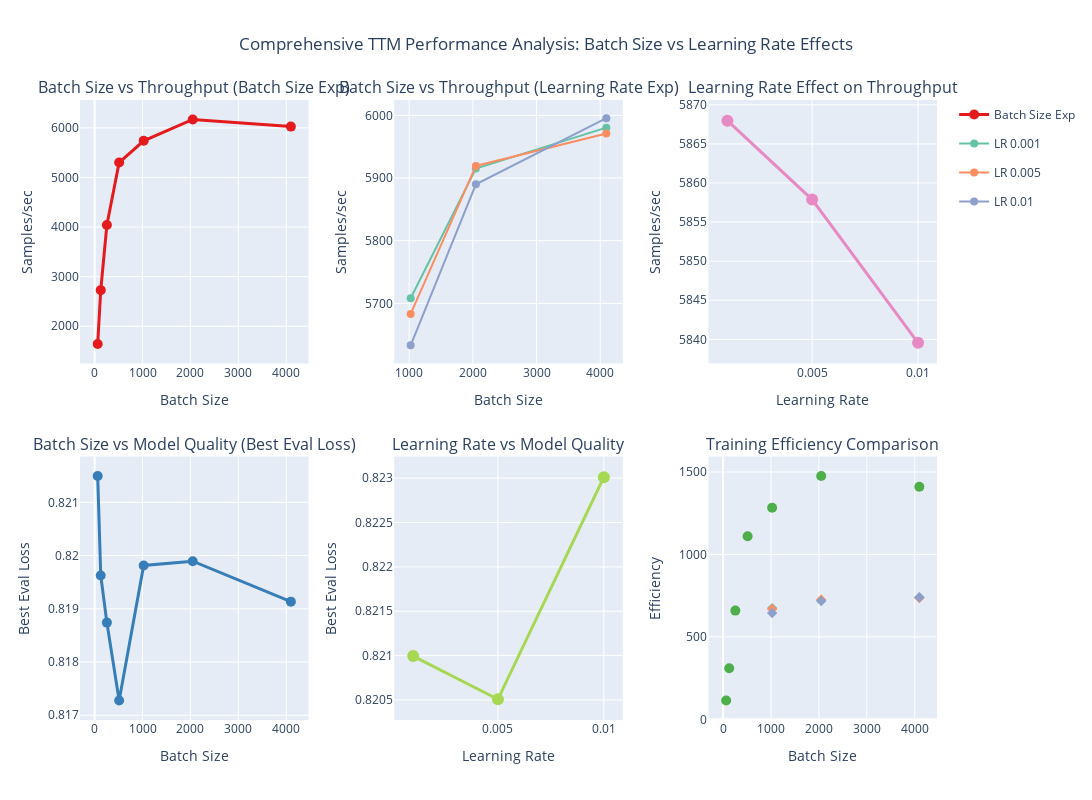

The cell this chart's notebook holds for it:
### Code cell
# Create a comprehensive comparison visualization
def create_comprehensive_comparison_plots(batch_df, lr_df):
    """Create side-by-side comparison of batch size and learning rate effects"""
    
    fig = make_subplots(
        rows=2, cols=3,
        subplot_titles=[
            "Batch Size vs Throughput (Batch Size Exp)",
            "Batch Size vs Throughput (Learning Rate Exp)", 
            "Learning Rate Effect on Throughput",
            "Batch Size vs Model Quality (Best Eval Loss)",
            "Learning Rate vs Model Quality", 
            "Training Efficiency Comparison"
        ],
        vertical_spacing=0.15,
        horizontal_spacing=0.1
    )
    
    colors_batch = px.colors.qualitative.Set1
    colors_lr = px.colors.qualitative.Set2
    
    # 1. Batch Size vs Throughput (from batch size experiments)
    batch_clean = batch_df.dropna(subset=['batch_size', 'training_samples_per_second'])
    if len(batch_clean) > 0:
        fig.add_trace(
            go.Scatter(
                x=batch_clean['batch_size'],
                y=batch_clean['training_samples_per_second'],
                mode='markers+lines',
                name='Batch Size Exp',
                marker=dict(size=10, color=colors_batch[0]),
                line=dict(color=colors_batch[0], width=3),
                hovertemplate="<b>Batch Size Exp</b><br>Batch Size: %{x}<br>Throughput: %{y:.0f}<extra></extra>",
                showlegend=True
            ),
            row=1, col=1
        )
    
    # 2. Batch Size vs Throughput (from learning rate experiments)
    lr_clean = lr_df.dropna(subset=['batch_size', 'training_samples_per_second', 'learning_rate'])
    learning_rates = sorted(lr_clean['learning_rate'].unique())
    
    for i, lr in enumerate(learning_rates):
        lr_data_subset = lr_clean[lr_clean['learning_rate'] == lr].sort_values('batch_size')
        fig.add_trace(
            go.Scatter(
                x=lr_data_subset['batch_size'],
                y=lr_data_subset['training_samples_per_second'],
                mode='markers+lines',
                name=f'LR {lr}',
                marker=dict(size=8, color=colors_lr[i]),
                line=dict(color=colors_lr[i], width=2),
                hovertemplate=f"<b>LR {lr}</b><br>Batch Size: %{{x}}<br>Throughput: %{{y:.0f}}<extra></extra>",
                showlegend=True,
                legendgroup=f'lr_{lr}'
            ),
            row=1, col=2
        )
    
    # 3. Learning Rate Effect on Throughput (aggregated across batch sizes)
    lr_agg = lr_clean.groupby('learning_rate')['training_samples_per_second'].mean().reset_index()
    fig.add_trace(
        go.Scatter(
            x=lr_agg['learning_rate'],
            y=lr_agg['training_samples_per_second'],
            mode='markers+lines',
            name='Avg Throughput',
            marker=dict(size=12, color=colors_lr[3]),
            line=dict(color=colors_lr[3], width=3),
            hovertemplate="<b>Average</b><br>Learning Rate: %{x}<br>Throughput: %{y:.0f}<extra></extra>",
            showlegend=False
        ),
        row=1, col=3
    )
    
    # 4. Batch Size vs Model Quality (Best Eval Loss) from batch size experiments
    if len(batch_clean) > 0 and 'best_eval_loss' in batch_clean.columns:
        batch_loss_clean = batch_clean.dropna(subset=['best_eval_loss'])
        fig.add_trace(
            go.Scatter(
                x=batch_loss_clean['batch_size'],
                y=batch_loss_clean['best_eval_loss'],
                mode='markers+lines',
                name='Batch Size Exp Loss',
                marker=dict(size=10, color=colors_batch[1]),
                line=dict(color=colors_batch[1], width=3),
                hovertemplate="<b>Batch Size Exp</b><br>Batch Size: %{x}<br>Best Loss: %{y:.4f}<extra></extra>",
                showlegend=False
            ),
            row=2, col=1
        )
    
    # 5. Learning Rate vs Model Quality
    lr_loss_agg = lr_clean.groupby('learning_rate')['best_eval_loss'].mean().reset_index()
    fig.add_trace(
        go.Scatter(
            x=lr_loss_agg['learning_rate'],
            y=lr_loss_agg['best_eval_loss'],
            mode='markers+lines',
            name='Avg Loss',
            marker=dict(size=12, color=colors_lr[4]),
            line=dict(color=colors_lr[4], width=3),
            hovertemplate="<b>Average</b><br>Learning Rate: %{x}<br>Best Loss: %{y:.4f}<extra></extra>",
            showlegend=False
        ),
        row=2, col=2
    )
    
    # 6. Training Efficiency Comparison (samples per second per minute of training)
    if len(batch_clean) > 0:
        batch_efficiency = batch_clean['training_samples_per_second'] / (batch_clean['elapsed_time_seconds'] / 60)
        fig.add_trace(
            go.Scatter(
                x=batch_clean['batch_size'],
                y=batch_efficiency,
                mode='markers',
                name='Batch Exp Efficiency',
                marker=dict(size=10, color=colors_batch[2], symbol='circle'),
                hovertemplate="<b>Batch Size Exp</b><br>Batch Size: %{x}<br>Efficiency: %{y:.1f}<extra></extra>",
                showlegend=False
            ),
            row=2, col=3
        )
    
    # Add learning rate experiment efficiency
    for i, lr in enumerate(learning_rates):
        lr_subset = lr_clean[lr_clean['learning_rate'] == lr]
        lr_efficiency = lr_subset['training_samples_per_second'] / (lr_subset['elapsed_time_seconds'] / 60)
        fig.add_trace(
            go.Scatter(
                x=lr_subset['batch_size'],
                y=lr_efficiency,
                mode='markers',
                name=f'LR {lr} Efficiency',
                marker=dict(size=8, color=colors_lr[i], symbol='diamond'),
                hovertemplate=f"<b>LR {lr}</b><br>Batch Size: %{{x}}<br>Efficiency: %{{y:.1f}}<extra></extra>",
                showlegend=False,
                legendgroup=f'lr_{lr}'
            ),
            row=2, col=3
        )
    
    # Update layout
    fig.update_layout(
        height=800,
        width=1600,
        title_text="Comprehensive TTM Performance Analysis: Batch Size vs Learning Rate Effects",
        title_x=0.5,
        showlegend=True
    )
    
    # Update axis labels
    fig.update_xaxes(title_text="Batch Size", row=1, col=1)
    fig.update_xaxes(title_text="Batch Size", row=1, col=2)
    fig.update_xaxes(title_text="Learning Rate", row=1, col=3)
    fig.update_xaxes(title_text="Batch Size", row=2, col=1)
    fig.update_xaxes(title_text="Learning Rate", row=2, col=2)
    fig.update_xaxes(title_text="Batch Size", row=2, col=3)
    
    fig.update_yaxes(title_text="Samples/sec", row=1, col=1)
    fig.update_yaxes(title_text="Samples/sec", row=1, col=2)
    fig.update_yaxes(title_text="Samples/sec", row=1, col=3)
    fig.update_yaxes(title_text="Best Eval Loss", row=2, col=1)
    fig.update_yaxes(title_text="Best Eval Loss", row=2, col=2)
    fig.update_yaxes(title_text="Efficiency", row=2, col=3)
    
    return fig

# Create comprehensive comparison
if len(completed_experiments) > 0 and len(completed_lr_experiments) > 0:
    comp_fig = create_comprehensive_comparison_plots(completed_experiments, completed_lr_experiments)
    comp_fig.show()
    
    print("\n" + "="*70)
    print("🔍 KEY INSIGHTS FROM COMPREHENSIVE COMPARISON:")
    print("="*70)
    
    # Quick comparison insights
    batch_exp_max_throughput = completed_experiments['training_samples_per_second'].max()
    lr_exp_max_throughput = completed_lr_experiments['training_samples_per_second'].max()
    
    batch_exp_best_loss = completed_experiments['best_eval_loss'].min()
    lr_exp_best_loss = completed_lr_experiments['best_eval_loss'].min()
    
    print(f"📊 Maximum Throughput Comparison:")
    print(f"   Batch Size Experiments: {batch_exp_max_throughput:.0f} samples/sec")
    print(f"   Learning Rate Experiments: {lr_exp_max_throughput:.0f} samples/sec")
    print(f"   Difference: {lr_exp_max_throughput - batch_exp_max_throughput:.0f} samples/sec")
    
    print(f"\n🎯 Best Model Quality Comparison:")
    print(f"   Batch Size Experiments: {batch_exp_best_loss:.4f} eval loss")
    print(f"   Learning Rate Experiments: {lr_exp_best_loss:.4f} eval loss")
    print(f"   Improvement: {batch_exp_best_loss - lr_exp_best_loss:.4f} loss reduction")
    
    if lr_exp_best_loss < batch_exp_best_loss:
        print("   ✅ Learning rate optimization improved model quality!")
    else:
        print("   ⚠️ Learning rate experiments did not improve model quality")
        
else:
    print("Insufficient data for comprehensive comparison")

### Figure 1 — Plotly figure (JSON) as saved in the notebook; plotly's stock layout.template omitted (floating-point values rounded to 4 significant figures)
{"data": [{"hovertemplate": "<b>Batch Size Exp</b><br>Batch Size: %{x}<br>Throughput: %{y:.0f}<extra></extra>", "line": {"color": "rgb(228,26,28)", "width": 3}, "marker": {"color": "rgb(228,26,28)", "size": 10}, "mode": "markers+lines", "name": "Batch Size Exp", "showlegend": true, "type": "scatter", "x": [64, 128, 256, 512, 1024, 2048, 4096], "xaxis": "x", "y": [1641.0, 2728.0, 4040.0, 5301.0, 5739.0, 6170.0, 6025.0], "yaxis": "y"}, {"hovertemplate": "<b>LR 0.001</b><br>Batch Size: %{x}<br>Throughput: %{y:.0f}<extra></extra>", "legendgroup": "lr_0.001", "line": {"color": "rgb(102,194,165)", "width": 2}, "marker": {"color": "rgb(102,194,165)", "size": 8}, "mode": "markers+lines", "name": "LR 0.001", "showlegend": true, "type": "scatter", "x": [1024, 2048, 4096], "xaxis": "x2", "y": [5708.0, 5915.0, 5980.0], "yaxis": "y2"}, {"hovertemplate": "<b>LR 0.005</b><br>Batch Size: %{x}<br>Throughput: %{y:.0f}<extra></extra>", "legendgroup": "lr_0.005", "line": {"color": "rgb(252,141,98)", "width": 2}, "marker": {"color": "rgb(252,141,98)", "size": 8}, "mode": "markers+lines", "name": "LR 0.005", "showlegend": true, "type": "scatter", "x": [1024, 2048, 4096], "xaxis": "x2", "y": [5683.0, 5919.0, 5971.0], "yaxis": "y2"}, {"hovertemplate": "<b>LR 0.01</b><br>Batch Size: %{x}<br>Throughput: %{y:.0f}<extra></extra>", "legendgroup": "lr_0.01", "line": {"color": "rgb(141,160,203)", "width": 2}, "marker": {"color": "rgb(141,160,203)", "size": 8}, "mode": "markers+lines", "name": "LR 0.01", "showlegend": true, "type": "scatter", "x": [1024, 2048, 4096], "xaxis": "x2", "y": [5633.0, 5890.0, 5996.0], "yaxis": "y2"}, {"hovertemplate": "<b>Average</b><br>Learning Rate: %{x}<br>Throughput: %{y:.0f}<extra></extra>", "line": {"color": "rgb(231,138,195)", "width": 3}, "marker": {"color": "rgb(231,138,195)", "size": 12}, "mode": "markers+lines", "name": "Avg Throughput", "showlegend": false, "type": "scatter", "x": [0.001, 0.005, 0.01], "xaxis": "x3", "y": [5868.0, 5858.0, 5840.0], "yaxis": "y3"}, {"hovertemplate": "<b>Batch Size Exp</b><br>Batch Size: %{x}<br>Best Loss: %{y:.4f}<extra></extra>", "line": {"color": "rgb(55,126,184)", "width": 3}, "marker": {"color": "rgb(55,126,184)", "size": 10}, "mode": "markers+lines", "name": "Batch Size Exp Loss", "showlegend": false, "type": "scatter", "x": [64, 128, 256, 512, 1024, 2048, 4096], "xaxis": "x4", "y": [0.8215, 0.8196, 0.8187, 0.8173, 0.8198, 0.8199, 0.8191], "yaxis": "y4"}, {"hovertemplate": "<b>Average</b><br>Learning Rate: %{x}<br>Best Loss: %{y:.4f}<extra></extra>", "line": {"color": "rgb(166,216,84)", "width": 3}, "marker": {"color": "rgb(166,216,84)", "size": 12}, "mode": "markers+lines", "name": "Avg Loss", "showlegend": false, "type": "scatter", "x": [0.001, 0.005, 0.01], "xaxis": "x5", "y": [0.821, 0.8205, 0.823], "yaxis": "y5"}, {"hovertemplate": "<b>Batch Size Exp</b><br>Batch Size: %{x}<br>Efficiency: %{y:.1f}<extra></extra>", "marker": {"color": "rgb(77,175,74)", "size": 10, "symbol": "circle"}, "mode": "markers", "name": "Batch Exp Efficiency", "showlegend": false, "type": "scatter", "x": [64, 128, 256, 512, 1024, 2048, 4096], "xaxis": "x6", "y": [113.8, 309.6, 659.4, 1110.0, 1283.0, 1476.0, 1410.0], "yaxis": "y6"}, {"hovertemplate": "<b>LR 0.001</b><br>Batch Size: %{x}<br>Efficiency: %{y:.1f}<extra></extra>", "legendgroup": "lr_0.001", "marker": {"color": "rgb(102,194,165)", "size": 8, "symbol": "diamond"}, "mode": "markers", "name": "LR 0.001 Efficiency", "showlegend": false, "type": "scatter", "x": [1024, 2048, 4096], "xaxis": "x6", "y": [674.5, 722.5, 739.1], "yaxis": "y6"}, {"hovertemplate": "<b>LR 0.005</b><br>Batch Size: %{x}<br>Efficiency: %{y:.1f}<extra></extra>", "legendgroup": "lr_0.005", "marker": {"color": "rgb(252,141,98)", "size": 8, "symbol": "diamond"}, "mode": "markers", "name": "LR 0.005 Efficiency", "showlegend": false, "type": "scatter", "x": [1024, 2048, 4096], "xaxis": "x6", "y": [669.0, 725.0, 735.9], "yaxis": "y6"}, {"hovertemplate": "<b>LR 0.01</b><br>Batch Size: %{x}<br>Efficiency: %{y:.1f}<extra></extra>", "legendgroup": "lr_0.01", "marker": {"color": "rgb(141,160,203)", "size": 8, "symbol": "diamond"}, "mode": "markers", "name": "LR 0.01 Efficiency", "showlegend": false, "type": "scatter", "x": [1024, 2048, 4096], "xaxis": "x6", "y": [644.7, 716.8, 740.1], "yaxis": "y6"}], "layout": {"annotations": [{"font": {"size": 16}, "showarrow": false, "text": "Batch Size vs Throughput (Batch Size Exp)", "x": 0.1333, "xanchor": "center", "xref": "paper", "y": 1, "yanchor": "bottom", "yref": "paper"}, {"font": {"size": 16}, "showarrow": false, "text": "Batch Size vs Throughput (Learning Rate Exp)", "x": 0.5, "xanchor": "center", "xref": "paper", "y": 1, "yanchor": "bottom", "yref": "paper"}, {"font": {"size": 16}, "showarrow": false, "text": "Learning Rate Effect on Throughput", "x": 0.8667, "xanchor": "center", "xref": "paper", "y": 1, "yanchor": "bottom", "yref": "paper"}, {"font": {"size": 16}, "showarrow": false, "text": "Batch Size vs Model Quality (Best Eval Loss)", "x": 0.1333, "xanchor": "center", "xref": "paper", "y": 0.425, "yanchor": "bottom", "yref": "paper"}, {"font": {"size": 16}, "showarrow": false, "text": "Learning Rate vs Model Quality", "x": 0.5, "xanchor": "center", "xref": "paper", "y": 0.425, "yanchor": "bottom", "yref": "paper"}, {"font": {"size": 16}, "showarrow": false, "text": "Training Efficiency Comparison", "x": 0.8667, "xanchor": "center", "xref": "paper", "y": 0.425, "yanchor": "bottom", "yref": "paper"}], "height": 800, "showlegend": true, "title": {"text": "Comprehensive TTM Performance Analysis: Batch Size vs Learning Rate Effects", "x": 0.5}, "width": 1600, "xaxis": {"anchor": "y", "domain": [0, 0.2667], "title": {"text": "Batch Size"}}, "xaxis2": {"anchor": "y2", "domain": [0.3667, 0.6333], "title": {"text": "Batch Size"}}, "xaxis3": {"anchor": "y3", "domain": [0.7333, 1], "title": {"text": "Learning Rate"}}, "xaxis4": {"anchor": "y4", "domain": [0, 0.2667], "title": {"text": "Batch Size"}}, "xaxis5": {"anchor": "y5", "domain": [0.3667, 0.6333], "title": {"text": "Learning Rate"}}, "xaxis6": {"anchor": "y6", "domain": [0.7333, 1], "title": {"text": "Batch Size"}}, "yaxis": {"anchor": "x", "domain": [0.575, 1], "title": {"text": "Samples/sec"}}, "yaxis2": {"anchor": "x2", "domain": [0.575, 1], "title": {"text": "Samples/sec"}}, "yaxis3": {"anchor": "x3", "domain": [0.575, 1], "title": {"text": "Samples/sec"}}, "yaxis4": {"anchor": "x4", "domain": [0, 0.425], "title": {"text": "Best Eval Loss"}}, "yaxis5": {"anchor": "x5", "domain": [0, 0.425], "title": {"text": "Best Eval Loss"}}, "yaxis6": {"anchor": "x6", "domain": [0, 0.425], "title": {"text": "Efficiency"}}}}
